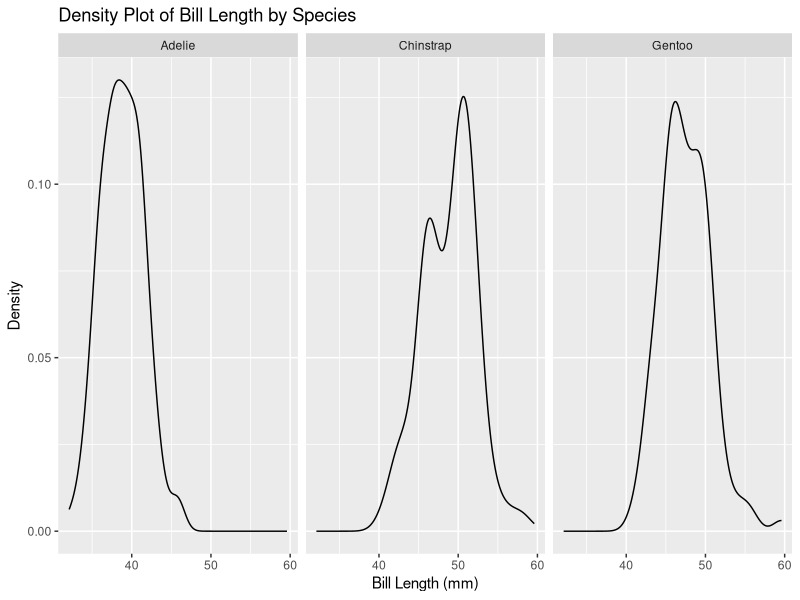
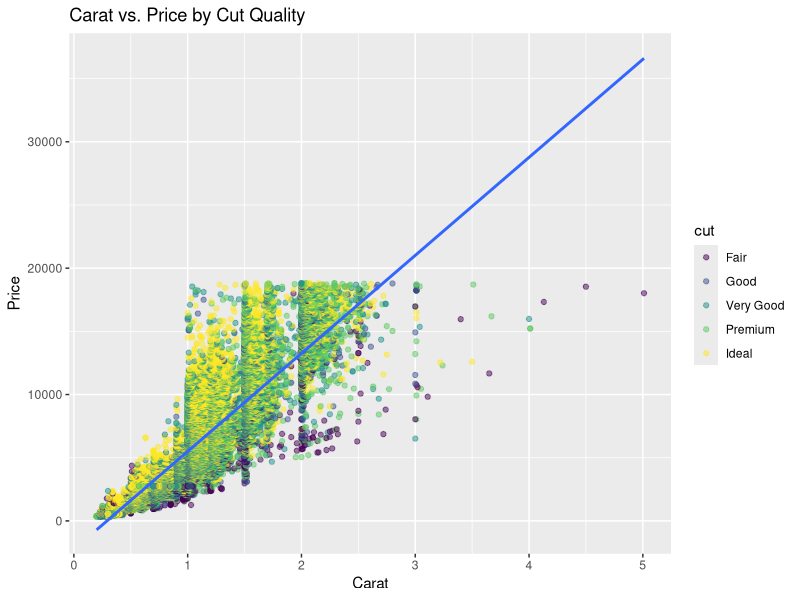
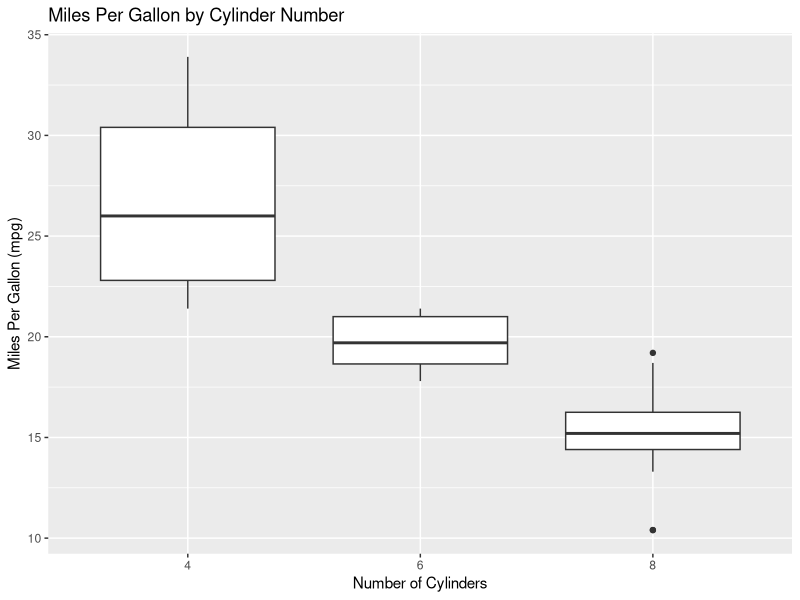
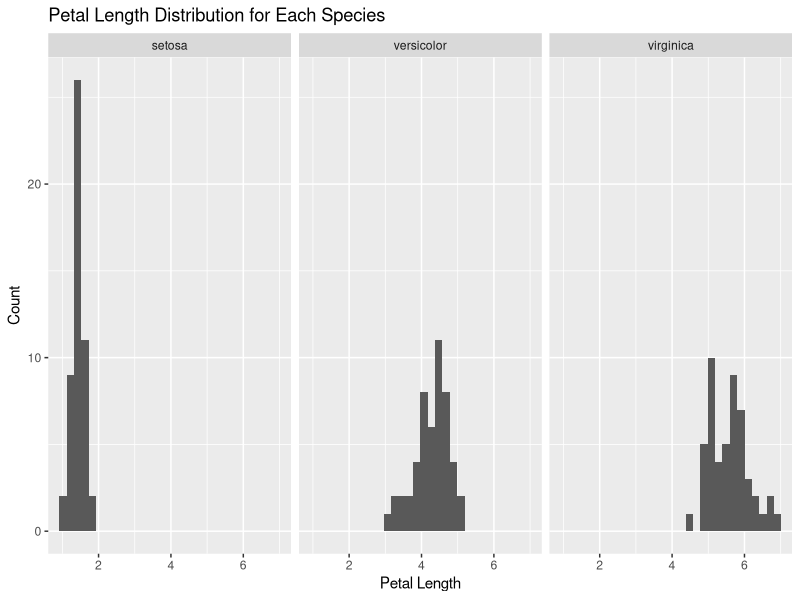

Write the R code that produced these figures, in order.
# Please create teh following plots:

# Q1 ----

# Load the tidyverse library
library(tidyverse)

# Load the palmerpenguins library
library(palmerpenguins)

# Load the penguins dataset
data(penguins)

# Plot 1
# Create a density plot of the 'bill_length_mm' column of the penguins
# dataset.
# Use the ggplot() function to create the plot.
# Use the aes() function to specify the x-axis variable.
# Inside the aes() function, set the x parameter to the 'bill_length_mm'
# column of the penguins dataset.
# Add a + sign after the ggplot() function.
# Use the geom_density() function to add a density plot to the ggplot()
# function.
# Add a + sign after the geom_density() function.
# Use the facet_grid() function to add a facet to the ggplot() function.
# Inside the facet_grid() function, set the formula to
# "~ species".
# Add a + sign after the facet_grid() function.
# Use the labs() function to add a title to the ggplot() function.
# Inside the labs() function, set the title parameter to
# "Density Plot of Bill Length by Species".
# Set the x parameter to "Bill Length (mm)".
# Set the y parameter to "Density".

plot1 <- ggplot(data = penguins, mapping = aes(x = bill_length_mm)) +
  geom_density() +
  facet_grid(~ species) +
  labs(title = "Density Plot of Bill Length by Species", 
       x = "Bill Length (mm)",
       y = "Density")


# To verify your answer, run the following code
plot1

# Q2 ----

# Use the diamonds dataset from ggplot2
data(diamonds)

# Plot 2
# Create a scatter plot of 'carat' vs. 'price', colored by 'cut' quality.
# Use the ggplot() function to create the plot.
# Use the aes() function to specify the x-axis and y-axis variables.
# Inside the aes() function, set the x parameter to 'carat', the y parameter to 'price'.
# Add a + sign after the ggplot() function.
# Use the geom_point() function to add a scatter plot to the ggplot() function. 
# Inside the geom_point() function, use the aes() function to set the color parameter to 'cut'.
# Set the alpha parameter inside geom_point() to 0.5 to make the points semi-transparent if there is overplotting.
# Use the geom_smooth() function to add a smooth line through the points for each 'cut' category, setting the method argument to "lm" for linear models.
# Add a + sign after the geom_point() (and geom_smooth(), if used) function.
# Use the labs() function to add a title to the ggplot() function.
# Inside the labs() function, set the title parameter to "Carat vs. Price by Cut Quality",
# Set the x parameter to "Carat",
# Set the y parameter to "Price".

plot2 <- ggplot(data = diamonds, mapping = aes(x = carat, y = price)) +
  geom_point(mapping = aes(color = cut), alpha = 0.5) +
  geom_smooth(method = lm) +
  labs(title = "Carat vs. Price by Cut Quality", x = "Carat", y = "Price")


# To verify your answer, run the following code
plot2

# Q3 ----


# Use the mtcars dataset
data(mtcars)

# Plot 3
# Create a boxplot of 'mpg' by 'cyl' (number of cylinders).
# Use the ggplot() function to create the plot.
# Use the aes() function to specify the x-axis and y-axis variables.
# Inside the aes() function, set the x parameter to 'cyl' and the y parameter to 'mpg'.
# NOTICE that you will need to convert the 'cyl' column to a factor using the factor() function. factor(cyl)
# Add a + sign after the ggplot() function.
# Use the geom_boxplot() function to add a boxplot to the ggplot() function.
# Add a + sign after the geom_boxplot() function.
# Use the labs() function to add a title to the ggplot() function.
# Inside the labs() function, set the title parameter to "Miles Per Gallon by Cylinder Number",
# Set the x parameter to "Number of Cylinders",
# Set the y parameter to "Miles Per Gallon (mpg)".

plot3 <- ggplot(data = mtcars, mapping = aes(x = factor(cyl), y = mpg)) +
  geom_boxplot() +
  labs(title = "Miles Per Gallon by Cylinder Number", 
       x = "Number of Cylinders", 
       y = "Miles Per Gallon (mpg)")


# To verify your answer, run the following code
plot3

# Q4 ----

# Use the iris dataset
data(iris)

# Plot 4
# Create a histogram of 'Petal.Length' for each species.
# Use the ggplot() function to create the plot.
# Use the aes() function to specify the x-axis variable.
# Inside the aes() function, set the x parameter to 'Petal.Length'.
# Add a + sign after the ggplot() function.
# Use the geom_histogram() function to add a histogram to the ggplot() function, and set bins to 30.
# Add a + sign after the geom_histogram() function.
# Use the facet_wrap() function to add a facet for 'Species'.
# Inside the facet_wrap() function, set the facets parameter to '~ Species'.
# Add a + sign after the facet_wrap() function.
# Use the labs() function to add a title to the ggplot() function.
# Inside the labs() function, set the title parameter to "Petal Length Distribution for Each Species",
# Set the x parameter to "Petal Length",
# Set the y parameter to "Count".

plot4 <- ggplot(data = iris, mapping = aes(x = Petal.Length)) +
  geom_histogram(bins = 30) +
  facet_wrap(~ Species) +
  labs(title = "Petal Length Distribution for Each Species",
       x = "Petal Length",
       y = "Count")


# To verify your answer, run the following code
plot4

